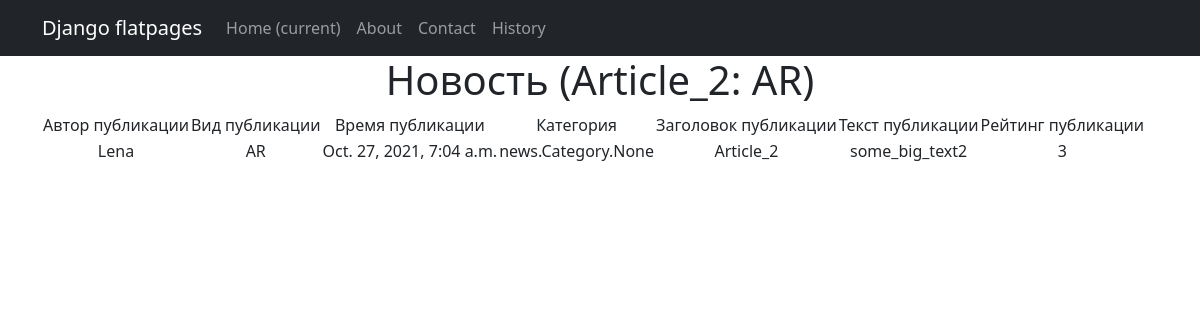
The app's page /news/2, older data.
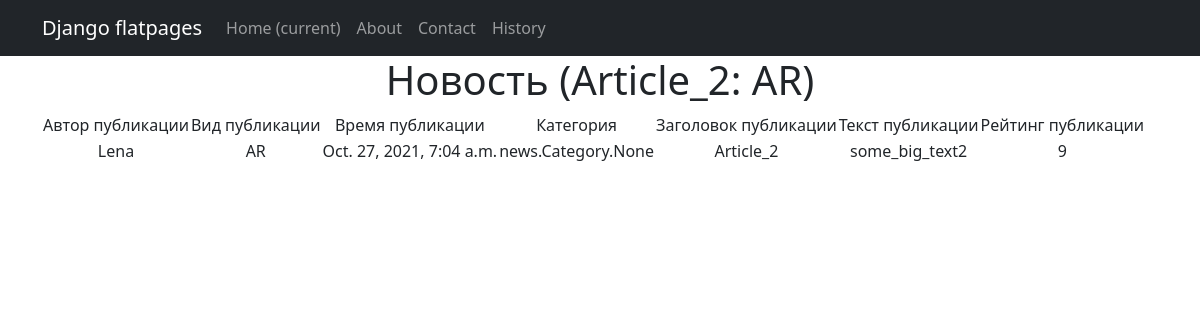
The same page, newer data.
### news/models.py (models this page shows, shortened)
class Post(models.Model):
    article = 'AR'
    news = 'NW'
    kind = [
        (article, 'Статья'),
        (news, 'Новость')
    ]
    author = models.ForeignKey(Author, on_delete=models.CASCADE)
    view = models.CharField(max_length=2, choices=kind, default=article)
    time_of_creation = models.DateTimeField(auto_now_add=True)
    category = models.ManyToManyField(Category) #through='PostCategory')
    title = models.CharField(max_length=128)
    text = models.TextField()
    post_rating = models.IntegerField(default=0)
    class Meta:
        verbose_name = 'Публикация'
        verbose_name_plural = 'Публикации'
    def __str__(self):
        return f'{self.title.title()}: {self.view}'

class Author(models.Model):
    author_user = models.OneToOneField(User, on_delete=models.CASCADE)
    author_rating = models.IntegerField(default=0)
    class Meta:
        verbose_name = 'Автор'
        verbose_name_plural = 'Авторы'
    def __str__(self):
        return f'{self.author_user}'

### news/views.py (the view)
# urls.py: path('<int:pk>', PostDetail.as_view()),
class PostDetail(DetailView):
    model = Post
    template_name = 'post.html'
    context_object_name = 'post'

### news/templatetags/custom_filters.py (called while the page is built)
@register.filter(name='censor')
def censor(value):
    censor_list = ['мат']
    text = value.split()
    for word in text:
        if word.lower() in censor_list:
            value = value.replace(word, '[CENSORED]')
    return value

### news/templates/news/post.html (shortened to what this page needs)
{% extends 'flatpages/default.html' %}
{% load custom_filters %}
{% block content %}
<h1>Новость ({{ post }}) </h1>
<table>
    <tr>
        <td>
            Автор публикации
        </td>
        <td>
            Вид публикации
        </td>
        <td>
            Время публикации
        </td>
        <td>
            Категория
        </td>
        <td>
            Заголовок публикации
        </td>
        <td>
            Текст публикации
        </td>
        <td>
            Рейтинг публикации
        </td>
    </tr>
    <tr>
        <td>
            {{ post.author }}
        </td>
        <td>
            {{ post.view }}
        </td>
        <td>
            {{ post.time_of_creation }}
        </td>
        <td>
            {{ post.category }}
        </td>
        <td>
            {{ post.title|censor }}
        </td>
        <td>
            {{ post.text|censor }}
        </td>
        <td>
            {{ post.post_rating }}
        </td>
    </tr>
</table>
{% endblock content %}

Row changes from the older to the newer data that the page shows:
changed Post "Article_2: AR": post_rating "3" → "9"
